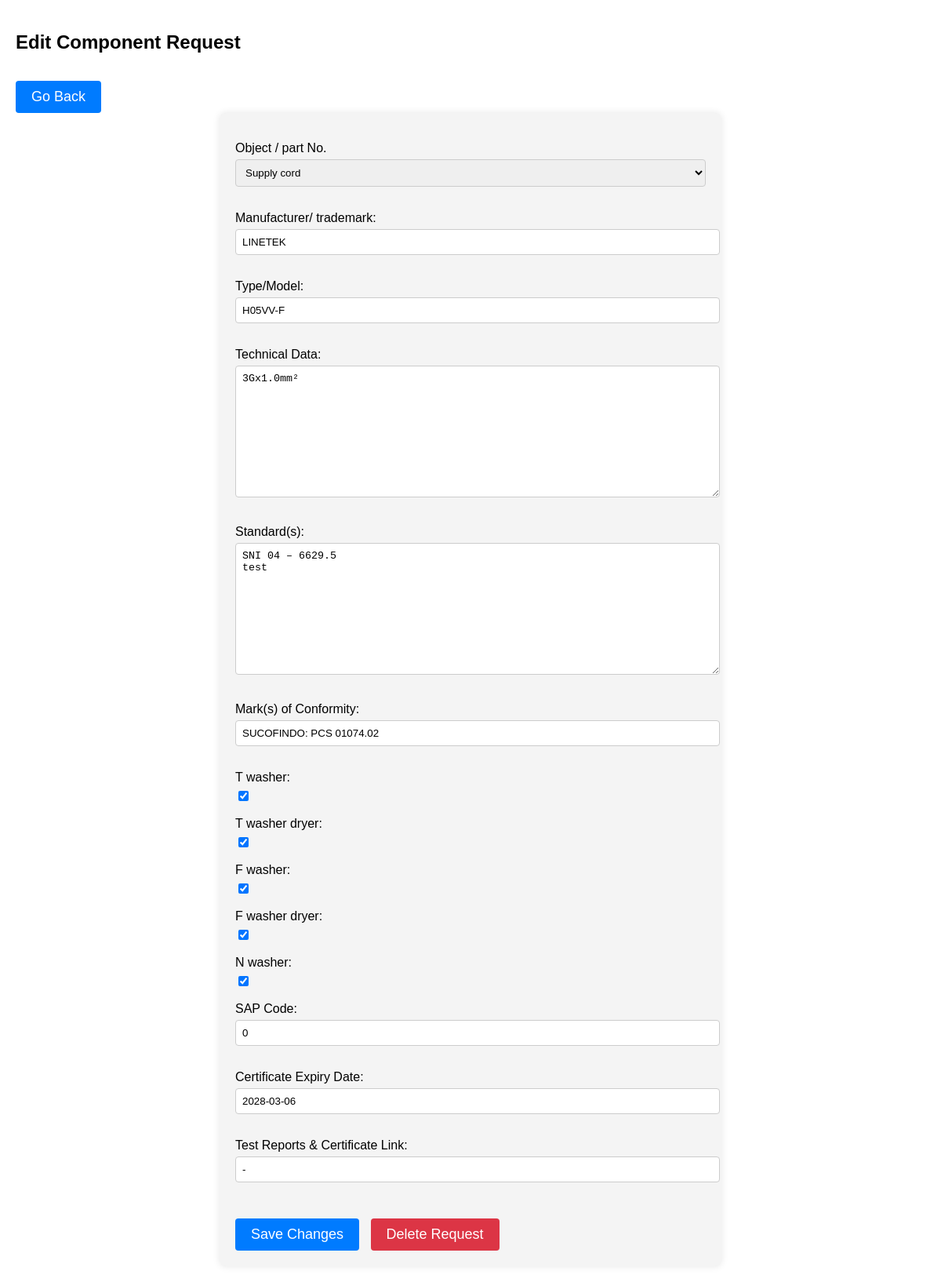
Page /UserAuth/component/edit/639/ (signed in) on the committed database.
### LVD_Management_System/models.py (models this page shows, shortened)
class Component(models.Model):
    parts = [("Main Motor - UM","Main Motor - UM"),("Main motor - BLDC","Main motor - BLDC"),("Drain pump (for twin jet system)",
             "Drain pump (for twin jet system)"),
             ("Drain pump","Drain pump"),("Circulation pump (for twin jet system)","Circulation pump (for twin jet system)"),
             ("Drain pump (twin jet system) (with emergency exit hose)","Drain pump (twin jet system) (with emergency exit hose)"),
             ("Dosage pump","Dosage pump"),
             ("Hydroboost pump","Hydroboost pump"),("Capacitor (for Hydro-boost pump)","Capacitor (for Hydro-boost pump)"),
             ("Thermal Protector","Thermal Protector"),("Belt (BLDC models)","Belt (BLDC models)"),
             ("Electrically operated door lock","Electrically operated door lock"),
             ("Door switch with interlock","Door switch with interlock"),
             ("Heating element","Heating element"),("with 2 fuse","with 2 fuse"),
             ("with alternative 2 fuse","with alternative 2 fuse"),("Heating element (Pyrojet)","Heating element (Pyrojet)"),
             ("Inlet valve (double)","Inlet valve (double)"),("Inlet valve (single)","Inlet valve (single)"),
             ("Inlet valve (triple)","Inlet valve (triple)"),("Level switch","Level switch"),
             ("Level sensor","Level sensor"),("NTC","NTC"),
             ("Reed Switch","Reed Switch"),("Steam Generator","Steam Generator"),("with Thermostat","with Thermostat"),
             ("Thermostat for Pyrojet Heating Element","Thermostat for Pyrojet Heating Element"),
             ("Overflow Switch","Overflow Switch"),("Electronic Module - BLDC Board","Electronic Module - BLDC Board"),
             ("Electronic Module - DC Board","Electronic Module - DC Board"),
             ("Electronic Module - Steamjet, Pyrojet, Dryer Board","Electronic Module - Steamjet, Pyrojet, Dryer Board"),
             ("Electronic Module - IO Board","Electronic Module - IO Board"),
             ("Electronic Module - Door Light Board","Electronic Module - Door Light Board"),
             ("Electronic Module - Main Board","Electronic Module - Main Board"),
             ("Electronic Module - UI Board","Electronic Module - UI Board"),("Drum Light Board","Drum Light Board"),
             ("Electronic Module - Sterilizone IO Board","Electronic Module - Sterilizone IO Board"),
             ("Electronic Module - Intelliwash IO Board","Electronic Module - Intelliwash IO Board"),
             ("Electronic Module - LED Board","Electronic Module - LED Board"),
             ("Electronic Module - UV Ballast Board","Electronic Module - UV Ballast Board"),
             ("Electronic Module - UV Lamp Board","Electronic Module - UV Lamp Board"),
             ("Electronic Module - Wifi Board","Electronic Module - Wifi Board"),("EMI filter","EMI filter"),
             ("Current Fuse","Current Fuse"),("Microcontroller - BLDC Board","Microcontroller - BLDC Board"),
             ("Microcontroller - Main Board","Microcontroller - Main Board"),("Optocoupler","Optocoupler"),
             ("Optotriac","Optotriac"),("Relay on PCB","Relay on PCB"),
             ("Safety Transformer","Safety Transformer"),("Switch on PCB","Switch on PCB"),
             ("Varistor","Varistor"),("XY Capacitor","XY Capacitor"),
             ("Plug Current Fuse","Plug Current Fuse"),("hose set (cold)","hose set (cold)"),
             ("hose set (hot)","hose set (hot)"),("Check Valve","Check Valve"),
             ("Supply cord","Supply cord"),("Plug","Plug"),("Electronic Module - Integrated Board","Electronic Module - Integrated Board")]
    Part_name = models.CharField(verbose_name="Object / part No.",max_length=100,choices=parts)
    Manufacturer = models.CharField(verbose_name="Manufacturer/ trademark",max_length=150)
    Model = models.CharField(verbose_name="Type/Model",max_length=120)
    Technical_Data = models.TextField(verbose_name="Technical Data")
    Standard = models.TextField(verbose_name="Standard(s)")
    Mark_of_Conformity = models.CharField(verbose_name="Mark(s) of Conformity",max_length=120)
    T_Washer_LVD = models.BooleanField(verbose_name="T washer",default=False)
    T_Washer_Dryer_LVD = models.BooleanField(verbose_name="T washer dryer",default=False)
    F_Washer_LVD = models.BooleanField(verbose_name="F washer",default=False)
    F_Washer_Dryer_LVD = models.BooleanField(verbose_name="F washer dryer",default=False)
    N_Washer_LVD = models.BooleanField(verbose_name="N washer",default=False)
    SAP_code = models.CharField(verbose_name="SAP Code",max_length=80)
    Certificate_Expiry_Date = models.DateField(verbose_name = 'Certificate Expiry Date')
    Test_Results_Link = models.CharField(verbose_name='Test Reports & Certificate Link',max_length=1000)
    Created_Date = models.DateField(auto_now_add=True,verbose_name='Created Date')
    Last_Update_Date = models.DateField(auto_now=True,verbose_name='Last Update')

### UserAuth/views.py (the view)
# urls.py: path('component/edit/<int:id>/', views.edit_component, name='edit_component'),
@login_required(login_url='UserAuth:login')
def edit_component(request, id):
    component = get_object_or_404(Component, id=id)
    if not request.user.is_superuser:
        form = ComponentAdminForm(instance=component)
        return render(request, 'view_components.html',{'form':form,})
    if request.method == 'POST':
        form = ComponentAdminForm(request.POST, instance=component)
        if form.is_valid():
            form.save()
            return redirect('UserAuth:component')
    else:
        form = ComponentAdminForm(instance=component)
    return render (request, 'edit_components.html', {'form': form, 'editable': True})

### LVD_Management_System/forms.py
class ComponentAdminForm(forms.ModelForm):
    class Meta :
        model = Component
        fields = '__all__'

### templates/edit_components.html (shortened to what this page needs)
<!DOCTYPE html>
<html lang="en">
<head>
</head>
<body>
<h2>Edit Component Request</h2>
<button type="button" onclick="window.history.back();">Go Back</button>
<form method="post">
    {{ form.as_p }}
    <button type="submit">Save Changes</button>
    <button type="reset" onclick="deleteRequest()">Delete Request</button>
</form>
</body>
</html>

### rows in the picture
Component: Part_name "Supply cord", Manufacturer "LINETEK", Model "H05VV-F", Technical_Data "3Gx1.0mm²", Standard "SNI 04 – 6629.5 test", Mark_of_Conformity "SUCOFINDO: PCS 01074.02", T_Washer_LVD "☑", T_Washer_Dryer_LVD "☑", F_Washer_LVD "☑", F_Washer_Dryer_LVD "☑", N_Washer_LVD "☑", SAP_code "0", Certificate_Expiry_Date "2028-03-06", Test_Results_Link "-"
